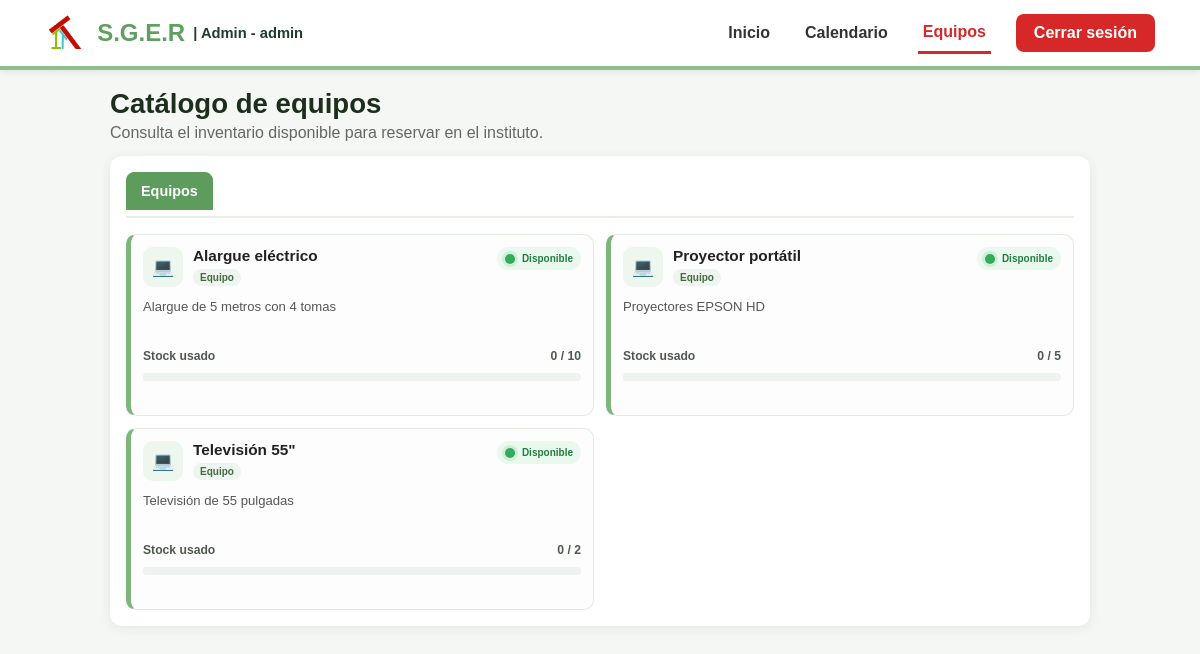
The page /html/catalogo_recursos.php (signed in) on the database as committed earlier.
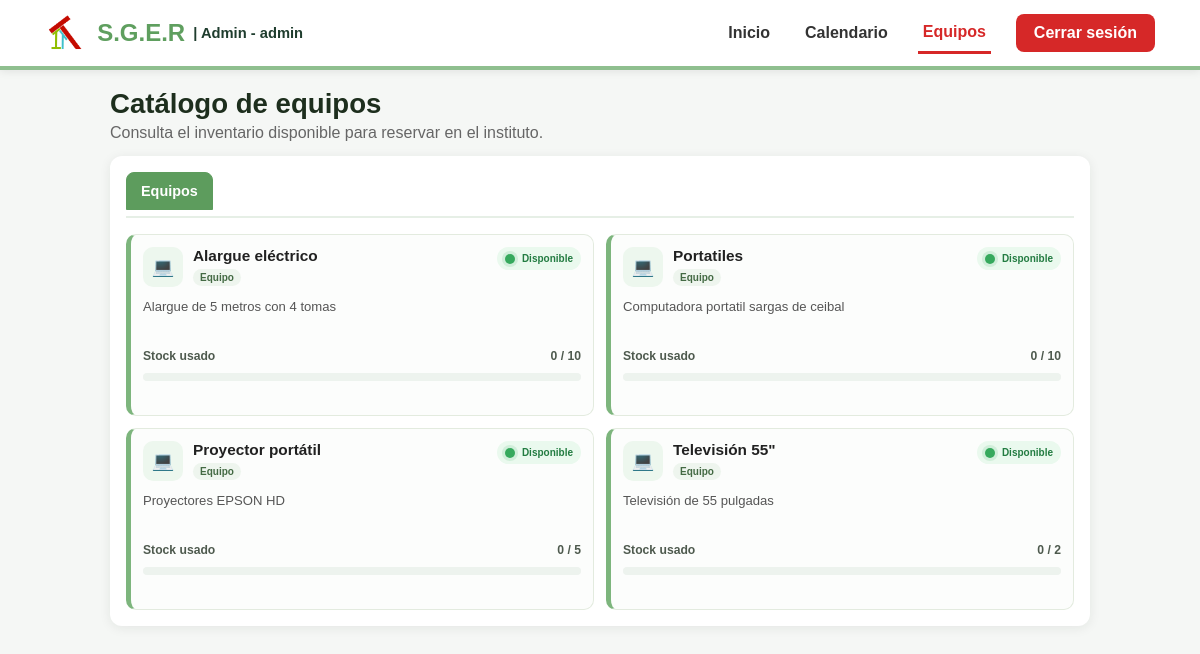
The same page on the database as committed later.
### tables this page shows
CREATE TABLE `recursos` (
  `id` int(11) NOT NULL,
  `nombre` varchar(100) NOT NULL,
  `tipo` enum('sala','laboratorio','equipo') NOT NULL,
  `descripcion` text DEFAULT NULL,
  `imagen` varchar(255) DEFAULT NULL,
  `cantidad_total` int(11) NOT NULL DEFAULT 1,
  `activo` tinyint(1) DEFAULT 1
);

### html/catalogo_recursos.php (the view, shortened to what this page needs)
<?php
require_once __DIR__ . '/../includes/config.php';
$recursos = $pdo->query(
    "SELECT * FROM recursos WHERE activo = 1 AND tipo = 'equipo' ORDER BY nombre ASC"
)->fetchAll(PDO::FETCH_ASSOC);
function obtenerTextoEstado(string $estado): string
{
    $texto = [
        'libre' => 'Disponible',
        'parcial' => 'Parcialmente ocupado',
        'ocupado' => 'Ocupado',
    ];
    return $texto[$estado] ?? 'Disponible';
}
?>
<!DOCTYPE html>
<html lang="es">
<head>
    <link rel="stylesheet" href="../css/style_panel_alumno.css">
    <link rel="stylesheet" href="../css/style_catalogo_recursos.css">
</head>
<body>
    <?php require_once __DIR__ . '/../includes/barra_alumno.php'; ?>
    <main class="catalogo-page">
        <header class="catalogo-header">
            <div>
                <h1>Catálogo de equipos</h1>
                <p>Consulta el inventario disponible para reservar en el instituto.</p>
            </div>
        </header>
        <section class="catalogo-shell">
            <div class="catalogo-tabs" aria-label="Pestañas del catálogo">
                <button class="catalogo-tab active" type="button" data-target="equipos">Equipos</button>
            </div>
            <div class="resource-grid">
                <?php foreach ($recursos as $recurso): ?>
                    <?php
                    $cantidadTotal = max(1, (int) $recurso['cantidad_total']);
                    $usadoActual = 0;
                    if ($usadoActual >= $cantidadTotal) {
                        $estado = 'ocupado';
                    } elseif ($usadoActual > 0) {
                        $estado = 'parcial';
                    } else {
                        $estado = 'libre';
                    }
                    $textoEstado = obtenerTextoEstado($estado);
                    ?>
                    <article class="resource-card" data-category="equipos" data-state="<?php echo htmlspecialchars($estado); ?>">
                        <div class="resource-head">
                            <div class="resource-icon">💻</div>
                            <div>
                                <h3><?php echo htmlspecialchars($recurso['nombre']); ?></h3>
                                <span class="resource-kind">Equipo</span>
                            </div>
                            <span class="status-indicator <?php echo htmlspecialchars($estado); ?>" tabindex="0" aria-label="Estado de uso">
                                <span class="status-dot"></span>
                                <?php echo htmlspecialchars($textoEstado); ?>
                            </span>
                        </div>
                        <p class="resource-description"><?php echo htmlspecialchars($recurso['descripcion'] ?? 'Sin descripción disponible.'); ?></p>
                        <div class="stock-row">
                            <span>Stock usado</span>
                            <span><?php echo $usadoActual; ?> / <?php echo $cantidadTotal; ?></span>
                        </div>
                        <div class="stock-bar" aria-label="Porcentaje de uso actual">
                        </div>
                    </article>
                <?php endforeach; ?>
            </div>
        </section>
    </main>
</body>
</html>

Rows that differ between the two databases and show on the page:
added recursos: nombre "Portatiles", cantidad_total "Disponible", descripcion "Computadora portatil sargas de ceibal", usadoActual "0", cantidad_total "10"
